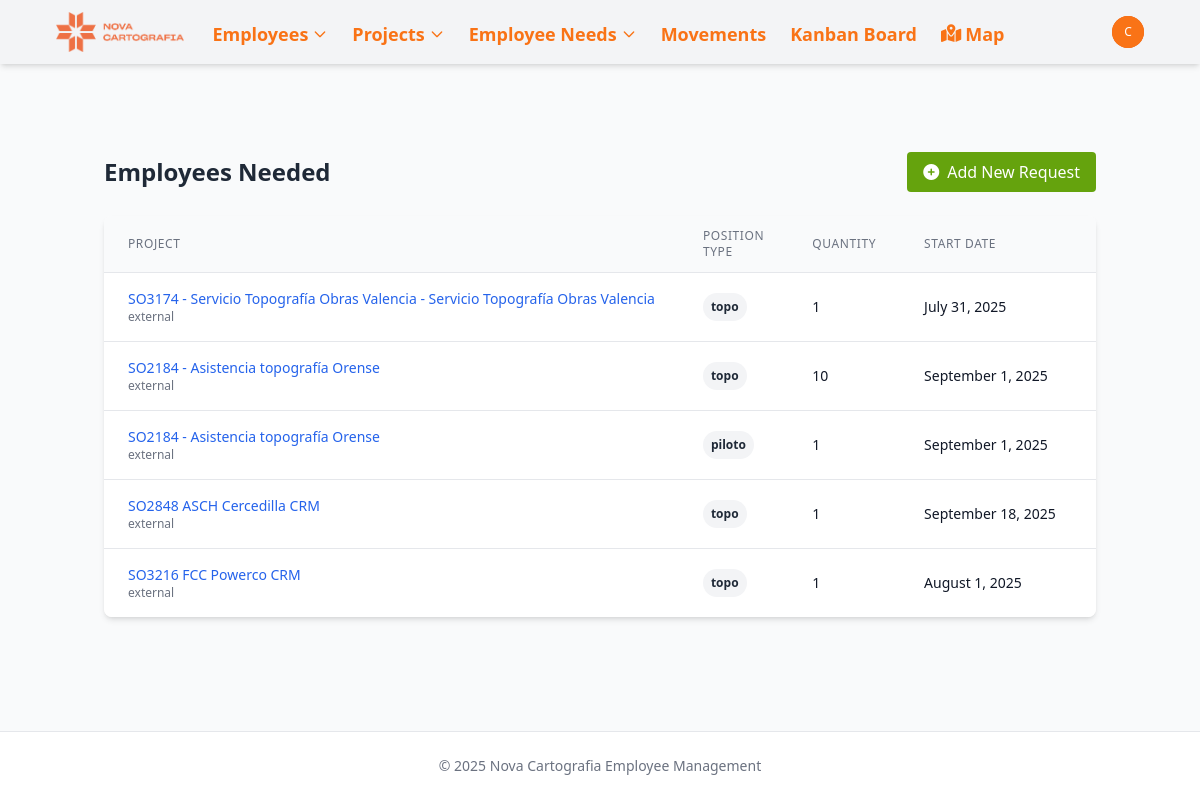
/employee-needed/ (signed in), run on an earlier commit of the app's database.
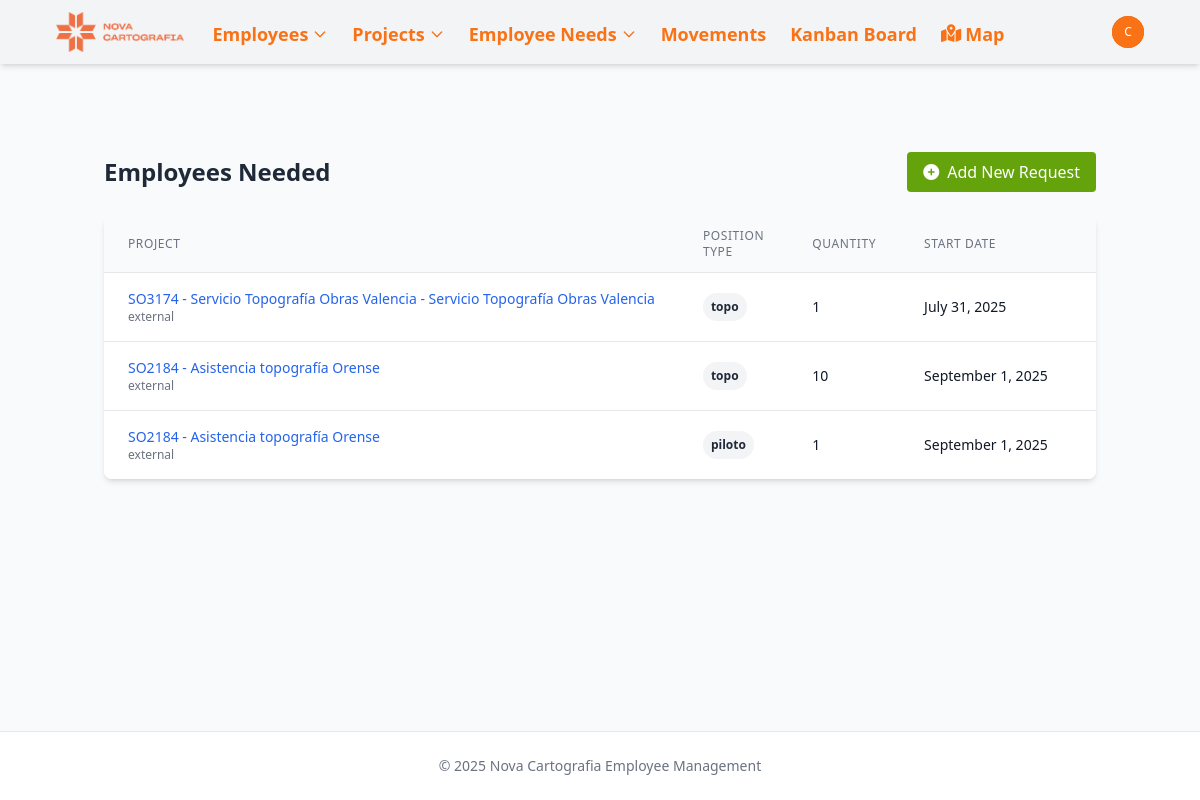
And on a later commit of the database.
### novacartografia_employee_management/models.py (models this page shows, shortened)
class EmployeeNeeded(models.Model):
    POSITION_TYPES = [
        ('topo', 'Topo'),
        ('auxiliar', 'Auxiliar'),
        ('piloto', 'Piloto'),
    ]
    project_id = models.ForeignKey(Project, on_delete=models.CASCADE)
    type = models.CharField(max_length=50, choices=POSITION_TYPES, default='topo')
    quantity = models.PositiveIntegerField()
    start_date = models.DateField()
    created_at = models.DateTimeField(auto_now_add=True)
    fulfilled = models.BooleanField(default=False)
    description = models.TextField(blank=True, null=True)

class Project(models.Model):
    PROJECT_TYPES = [
        ('external', 'Obra'),
        ('project', 'Proyecto'),
    ]
    MANAGER_TYPES = [
        ('Jose Cuesta Mejías', 'Cuesta'),
        ('Javier Marín Gimeno', 'Javi'),
        ('Guillermo Boscá Gómez', 'Guillermo'),
        ('Miguel Ángel Martínez García', 'Miguel Ángel'),
        ('Óscar López Valverde', 'Óscar'),
    ]
    name = models.CharField(max_length=100)
    type = models.CharField(max_length=50, choices=PROJECT_TYPES, default='proyecto')
    description = models.TextField(blank=True, null=True)
    manager = models.CharField(max_length=50, choices=MANAGER_TYPES, null=True, blank=True)
    state = models.CharField(max_length=50, null=True, blank=True, )
    date_from = models.DateField(blank=True, null=True)
    date_to = models.DateField(blank=True, null=True)
    academic_training = models.CharField(max_length=100, blank=True, null=True)
    twenty_hours = models.BooleanField(default=False)
    sixty_hours = models.BooleanField(default=False)
    confine = models.BooleanField(default=False)
    height = models.BooleanField(default=False)
    mining = models.BooleanField(default=False)
    railway_carriage = models.BooleanField(default=False)
    railway_mounting = models.BooleanField(default=False)
    building = models.BooleanField(default=False)
    office_work = models.BooleanField(default=False)
    scanner = models.BooleanField(default=False)
    leveling = models.BooleanField(default=False)
    static = models.BooleanField(default=False)
    drag = models.BooleanField(default=False)

### novacartografia_employee_management/views.py (the view)
# urls.py: path('employee-needed/', views.employee_needed_list, name='employee_needed_list'),
@login_required
def employee_needed_list(request):
    employee_needed = EmployeeNeeded.objects.all()
    return render(request, 'novacartografia_employee_management/employee_needed_list.html', {'employee_needed': employee_needed})

### templates/novacartografia_employee_management/employee_needed_list.html (shortened to what this page needs)
{% extends "base.html" %}
{% load static %}
{% block content %}
<div class="container mx-auto px-4 py-8">
    <div class="flex justify-between items-center mb-6">
        <h1 class="text-2xl font-bold text-gray-800">Employees Needed</h1>
        <div class="space-x-2">
            <a href="{% url 'employee_needed_create' %}" class="bg-lime-600 hover:bg-lime-700 text-white font-medium py-2 px-4 rounded flex items-center">
                <i class="fas fa-plus-circle mr-2"></i> Add New Request
            </a>
        </div>
    </div>
    {% if employee_needed %}
        <div class="bg-white shadow-md rounded-lg overflow-hidden">
            <table class="min-w-full divide-y divide-gray-200">
                <thead class="bg-gray-50">
                    <tr>
                        <th scope="col" class="px-6 py-3 text-left text-xs font-medium text-gray-500 uppercase tracking-wider">Project</th>
                        <th scope="col" class="px-6 py-3 text-left text-xs font-medium text-gray-500 uppercase tracking-wider">Position Type</th>
                        <th scope="col" class="px-6 py-3 text-left text-xs font-medium text-gray-500 uppercase tracking-wider">Quantity</th>
                        <th scope="col" class="px-6 py-3 text-left text-xs font-medium text-gray-500 uppercase tracking-wider">Start Date</th>
                        <th scope="col" class="px-6 py-3 text-left text-xs font-medium text-gray-500 uppercase tracking-wider">Status</th>
                    </tr>
                </thead>
                <tbody class="bg-white divide-y divide-gray-200">
                    {% for need in employee_needed %}
                    <tr class="hover:bg-gray-50">
                        <td class="px-6 py-4 whitespace-nowrap">
                            <div class="text-sm font-medium text-gray-900">
                                <a href="{% url 'project_detail' need.project_id.id %}" class="text-blue-600 hover:text-blue-800">
                                    {{ need.project_id.name }}
                                </a>
                            </div>
                            <div class="text-xs text-gray-500">{{ need.project_id.type }}</div>
                        </td>
                        <td class="px-6 py-4 whitespace-nowrap">
                            <span class="px-2 py-1 inline-flex text-xs leading-5 font-semibold rounded-full
                                  {% if need.type == 'TOPÓGRAFO' %}bg-blue-100 text-blue-800
                                  {% elif need.type == 'DELINEANTE' %}bg-green-100 text-green-800
                                  {% elif need.type == 'TÉCNICO' %}bg-purple-100 text-purple-800
                                  {% else %}bg-gray-100 text-gray-800{% endif %}">
                                {{ need.type }}
                            </span>
                        </td>
                        <td class="px-6 py-4 whitespace-nowrap text-sm text-gray-900">
                            {{ need.quantity }}
                        </td>
                        <td class="px-6 py-4 whitespace-nowrap text-sm text-gray-900">
                            {{ need.start_date|date:"F j, Y" }}
                        </td>
                        <td class="px-6 py-4 whitespace-nowrap">
                        </td>
                    </tr>
                    {% endfor %}
                </tbody>
            </table>
        </div>
    {% endif %}
</div>
{% endblock %}

### templates/base.html (shortened to what this page needs)
<!DOCTYPE html>
<html lang="en">
<head>
    <script src="https://cdn.tailwindcss.com"></script>
    <link rel="stylesheet" href="https://cdnjs.cloudflare.com/ajax/libs/font-awesome/6.7.2/css/all.min.css">
    {% load static %}
    <script src="{% static 'js/tailwind.config.js' %}"></script>
</head>
<body class="bg-gray-50 min-h-screen flex flex-col ">
    <nav class="navbar-drpdown-container bg-gray-100 shadow-md">
        <div class="content-container">
            <div class="flex justify-between h-16 ml-6">
                <div class="flex items-center">
                    <div class="flex-shrink-0 flex items-center">
                        <a href="{% url 'home' %}" class="text-orange-500 font-bold text-xl">
                            <img class="mx-auto h-10 w-auto" src="{% static 'images/952.png' %}" alt="Nova Workers Management Logo">
                        </a>
                    </div>
                    <div class="hidden sm:ml-6 sm:flex sm:space-x-4">
                        <div class="relative" x-data="{ navEmployeesOpen: false }">
                            <button @click="navEmployeesOpen = !navEmployeesOpen" class="text-orange-500 hover:text-orange-700 border-transparent inline-flex items-center px-1 pt-1 text-lg font-bold">
                                <span>Employees</span>
                                <svg class="ml-1 w-4 h-4" fill="none" stroke="currentColor" viewBox="0 0 24 24" xmlns="http://www.w3.org/2000/svg"><path stroke-linecap="round" stroke-linejoin="round" stroke-width="2" d="M19 9l-7 7-7-7"></path></svg>
                            </button>
                        </div>
                        <div class="relative" x-data="{ navProjectsOpen: false }">
                            <button @click="navProjectsOpen = !navProjectsOpen" class="text-orange-500 hover:text-orange-700 border-transparent inline-flex items-center px-1 pt-1 text-lg font-bold">
                                <span>Projects</span>
                                <svg class="ml-1 w-4 h-4" fill="none" stroke="currentColor" viewBox="0 0 24 24" xmlns="http://www.w3.org/2000/svg"><path stroke-linecap="round" stroke-linejoin="round" stroke-width="2" d="M19 9l-7 7-7-7"></path></svg>
                            </button>
                        </div>
                        <div class="relative" x-data="{ navNeedsOpen: false }">
                            <button @click="navNeedsOpen = !navNeedsOpen" class="text-orange-500 hover:text-orange-700 border-transparent inline-flex items-center px-1 pt-1 text-lg font-bold">
                                <span>Employee Needs</span>
                                <svg class="ml-1 w-4 h-4" fill="none" stroke="currentColor" viewBox="0 0 24 24" xmlns="http://www.w3.org/2000/svg"><path stroke-linecap="round" stroke-linejoin="round" stroke-width="2" d="M19 9l-7 7-7-7"></path></svg>
                            </button>
                        </div>
                        <a href="{% url 'movement_list' %}" class="text-orange-500 hover:text-orange-700 border-transparent inline-flex items-center px-1 pt-1 text-lg font-bold">
                            Movements
                        </a>
                        <a href="{% url 'kanban_board' %}" class="text-orange-500 hover:text-orange-700 border-transparent inline-flex items-center px-1 pt-1 text-lg font-bold">
                            Kanban Board
                        </a>
                        <a href="{% url 'project_map' %}" class="text-orange-500 hover:text-orange-700 border-transparent inline-flex items-center px-1 pt-1 text-lg font-bold">
                            <i class="fas fa-map-marked-alt mr-1"></i> Map
                        </a>
                    </div>
                </div>
                <div class="hidden sm:ml-6 mr-6 sm:flex sm:items-center">
                    {% if user.is_authenticated %}
                        <div class="ml-3 relative" x-data="{ open: false }">
                            <div>
                                <button @click="open = !open" type="button" class="bg-orange-600 flex text-sm rounded-full focus:outline-none focus:ring-2 focus:ring-offset-2 focus:ring-offset-primary-800 focus:ring-white">
                                    <span class="inline-flex items-center justify-center h-8 w-8 rounded-full bg-orange-500">
                                        <span class="text-xs font-medium leading-none text-white">{{ user.username|slice:":1" }}</span>
                                    </span>
                                </button>
                            </div>
                        </div>
                    {% else %}
                        <a href="{% url 'login' %}" class="text-gray-100 hover:text-white text-sm font-medium">Login</a>
                    {% endif %}
                </div>
            </div>
        </div>
    </nav>
    <div class="content-container py-4">
    </div>
    <main class="flex-grow">
        <div class="content-container py-6">
            {% block content %}{% endblock %}
        </div>
    </main>
    <footer class="bg-white border-t border-gray-200">
        <div class="content-container py-6">
            <p class="text-center text-sm text-gray-500">&copy; {% now "Y" %} Nova Cartografia Employee Management</p>
        </div>
    </footer>
</body>
</html>

What changed in the data, as far as the page shows it:
removed EmployeeNeeded: project_id.name "SO2848 ASCH Cercedilla CRM", project_id.type "external", type "topo", quantity "1", start_date "September 18, 2025"
removed EmployeeNeeded: project_id.name "SO3216 FCC Powerco CRM", project_id.type "external", type "topo", quantity "1", start_date "August 1, 2025"
